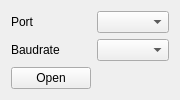
<?xml version="1.0" encoding="UTF-8"?>
<ui version="4.0">
 <class>PortWidget</class>
 <widget class="QWidget" name="PortWidget">
  <property name="geometry">
   <rect>
    <x>0</x>
    <y>0</y>
    <width>168</width>
    <height>93</height>
   </rect>
  </property>
  <property name="windowTitle">
   <string>Form</string>
  </property>
  <layout class="QGridLayout" name="gridLayout">
   <item row="0" column="0">
    <widget class="QLabel" name="label">
     <property name="text">
      <string>Port</string>
     </property>
    </widget>
   </item>
   <item row="0" column="1">
    <widget class="QComboBox" name="cbPort"/>
   </item>
   <item row="1" column="0">
    <widget class="QLabel" name="label_2">
     <property name="text">
      <string>Baudrate</string>
     </property>
    </widget>
   </item>
   <item row="1" column="1">
    <widget class="QComboBox" name="cbBaudrate"/>
   </item>
   <item row="2" column="0">
    <widget class="QPushButton" name="butOpenClose">
     <property name="text">
      <string>Open</string>
     </property>
    </widget>
   </item>
  </layout>
 </widget>
 <resources/>
 <connections/>
</ui>
